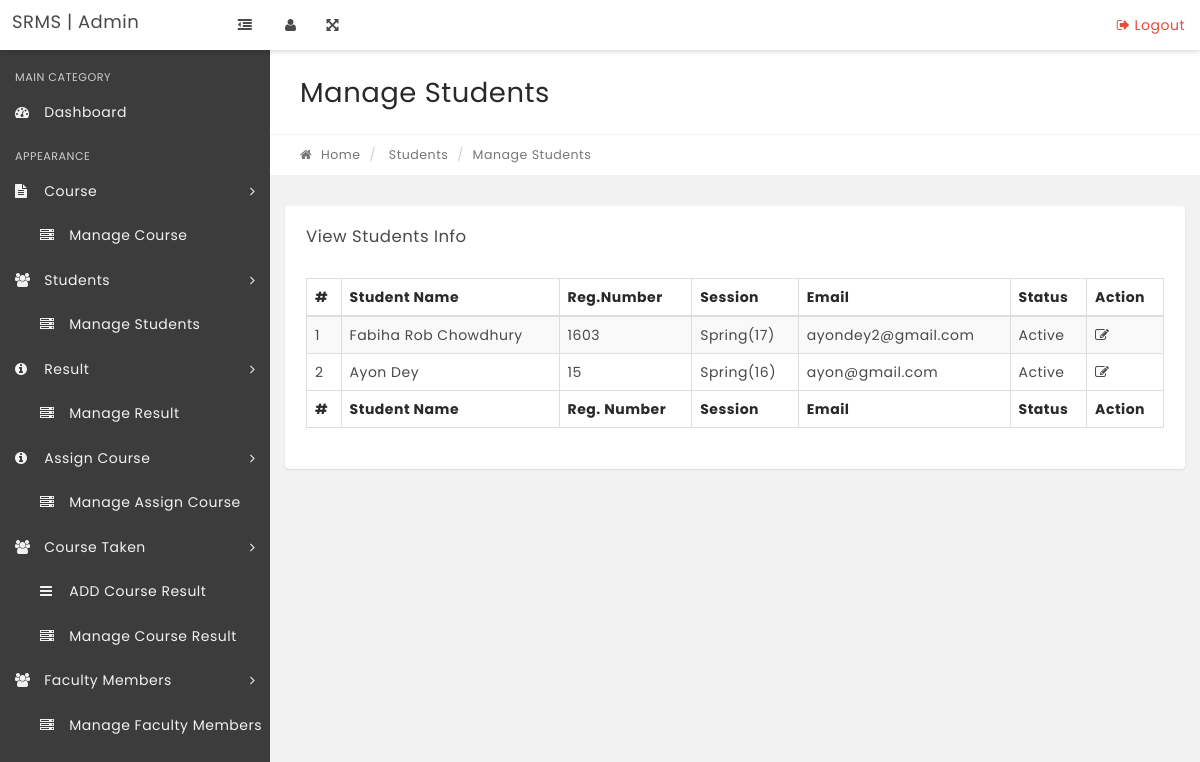
/manage-students.php, run on the app's committed database.
### tables this page shows
CREATE TABLE IF NOT EXISTS `tblstudents` (
`StudentId` int(11) NOT NULL,
  `StudentName` varchar(100) NOT NULL,
  `RollId` varchar(100) NOT NULL,
  `session` varchar(100) NOT NULL,
  `year` int(11) NOT NULL,
  `StudentEmail` varchar(100) NOT NULL,
  `Gender` varchar(10) NOT NULL,
  `DOB` varchar(100) NOT NULL,
  `RegDate` timestamp NOT NULL DEFAULT CURRENT_TIMESTAMP,
  `UpdationDate` timestamp NULL DEFAULT NULL ON UPDATE CURRENT_TIMESTAMP,
  `Status` int(1) NOT NULL
);

### manage-students.php (the view, shortened to what this page needs)
<?php
include('includes/config.php');
if(strlen($_SESSION['login'])=="")
    {
    header("Location: index.php");
    }
    else{
?>
<!DOCTYPE html>
<html lang="en">
    <head>
        <link rel="stylesheet" href="css/bootstrap.min.css" media="screen" >
        <link rel="stylesheet" href="css/font-awesome.min.css" media="screen" >
        <link rel="stylesheet" href="css/animate-css/animate.min.css" media="screen" >
        <link rel="stylesheet" href="css/lobipanel/lobipanel.min.css" media="screen" >
        <link rel="stylesheet" href="css/prism/prism.css" media="screen" >
        <link rel="stylesheet" type="text/css" href="js/DataTables/datatables.min.css"/>
        <link rel="stylesheet" href="css/main.css" media="screen" >
    </head>
    <body class="top-navbar-fixed">
        <div class="main-wrapper">
   <?php include('includes/topbar.php');?>
            <div class="content-wrapper">
                <div class="content-container">
<?php if($_SESSION['login']==6)include('includes/leftbar.php');else include('includes/leftbar_user.php') ?>
                    <div class="main-page">
                        <div class="container-fluid">
                            <div class="row page-title-div">
                                <div class="col-md-6">
                                    <h2 class="title">Manage Students</h2>
                                </div>
                            </div>
                            <div class="row breadcrumb-div">
                                <div class="col-md-6">
                                    <ul class="breadcrumb">
            							<li><a href="dashboard.php"><i class="fa fa-home"></i> Home</a></li>
                                        <li> Students</li>
            							<li class="active">Manage Students</li>
            						</ul>
                                </div>
                            </div>
                        </div>
                        <section class="section">
                            <div class="container-fluid">
                                <div class="row">
                                    <div class="col-md-12">
                                        <div class="panel">
                                            <div class="panel-heading">
                                                <div class="panel-title">
                                                    <h5>View Students Info</h5>
                                                </div>
                                            </div>
                                            <div class="panel-body p-20">
                                                <table id="example" class="display table table-striped table-bordered" cellspacing="0" width="100%">
                                                    <thead>
                                                       <tr>
                                                          <th>#</th>
                                                            <th>Student Name</th>
                                                            <th>Reg.Number</th>
                                                            <th>Session</th>
                                                            <th>Email</th>
                                                            <th>Status</th>
                                                            <th>Action</th>
                                                        </tr>
                                                    </thead>
                                                    <tfoot>
                                                        <tr>
                                                          <th>#</th>
                                                            <th>Student Name</th>
                                                            <th>Reg. Number</th>
                                                            <th>Session</th>
                                                            <th>Email</th>
                                                            <th>Status</th>
                                                            <th>Action</th>
                                                        </tr>
                                                    </tfoot>
                                                    <tbody>
<?php $sql = "SELECT * from tblstudents";
$query = $dbh->prepare($sql);
$query->execute();
$results=$query->fetchAll(PDO::FETCH_OBJ);
$cnt=1;
if($query->rowCount() > 0)
{
foreach($results as $result)
{   ?>
<tr>
 <td><?php echo htmlentities($cnt);?></td>
                                                            <td><?php echo htmlentities($result->StudentName);?></td>
                                                            <td><?php echo htmlentities($result->RollId);?></td>
                                                            <td><?php echo htmlentities($result->session);?>(<?php echo htmlentities($result->year);?>)</td>
                                                            <td><?php echo htmlentities($result->StudentEmail);?></td>
                                                             <td><?php if($result->Status==1){
echo htmlentities('Active');
}
else{
   echo htmlentities('Blocked');
}
                                                                ?></td>
<td>
<a href="edit-student.php?stid=<?php echo htmlentities($result->StudentId);?>"><i class="fa fa-edit" title="Edit Record"></i> </a>
</td>
</tr>
<?php $cnt=$cnt+1;}} ?>
                                                    </tbody>
                                                </table>
                                            </div>
                                        </div>
                                    </div>
                                                </div>
                                            </div>
                                        </div>
                                    </div>
                                </div>
                            </div>
    </body>
</html>
<?php } ?>

### data on the page
tblstudents: StudentName "Fabiha Rob Chowdhury", RollId "1603", session "Spring", year "17", StudentEmail "ayondey2@gmail.com"
tblstudents: StudentName "Ayon Dey", RollId "15", session "Spring", year "16", StudentEmail "ayon@gmail.com"
